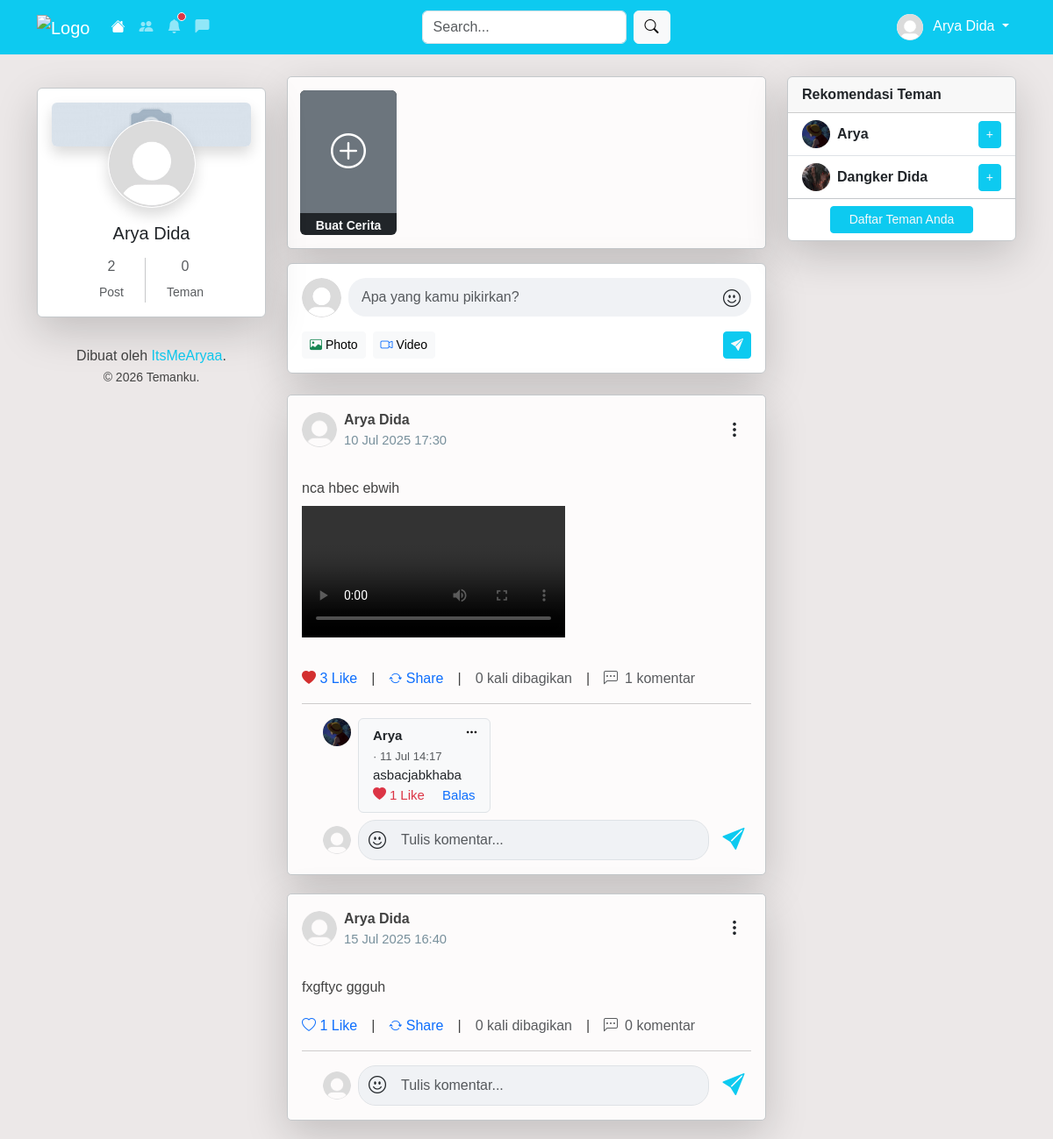
The page /public/index.php (signed in) on the database its author committed.
### tables this page shows
CREATE TABLE `posts` (
  `id` int NOT NULL,
  `user_id` int DEFAULT NULL,
  `content` text,
  `created_at` datetime DEFAULT CURRENT_TIMESTAMP,
  `updated_at` datetime DEFAULT CURRENT_TIMESTAMP ON UPDATE CURRENT_TIMESTAMP
);

CREATE TABLE `post_files` (
  `id` int NOT NULL,
  `post_id` int DEFAULT NULL,
  `file_path` varchar(255) DEFAULT NULL,
  `file_type` enum('image','video','audio') DEFAULT NULL
);

CREATE TABLE `comments` (
  `id` int NOT NULL,
  `post_id` int NOT NULL,
  `user_id` int NOT NULL,
  `content` text NOT NULL,
  `created_at` datetime DEFAULT CURRENT_TIMESTAMP,
  `parent_id` int DEFAULT NULL
);

CREATE TABLE `profiles` (
  `user_id` int NOT NULL,
  `name` varchar(100) DEFAULT NULL,
  `last_name` varchar(255) DEFAULT NULL,
  `bio` text,
  `photo` varchar(255) DEFAULT NULL,
  `cover_photo` varchar(255) DEFAULT NULL,
  `updated_at` datetime DEFAULT CURRENT_TIMESTAMP ON UPDATE CURRENT_TIMESTAMP
);

### public/index.php (the view, shortened to what the rows shown need)
<?php
require __DIR__ . '/../config/database.php';
$user_id = $_SESSION['user_id'] ?? $_SESSION['admin_id'];
$isAdmin = isset($_SESSION['admin_id']);
$stmt = mysqli_prepare($koneksi, "SELECT p.name, p.last_name, p.photo FROM profiles p WHERE p.user_id = ?");
mysqli_stmt_bind_param($stmt, "i", $user_id);
mysqli_stmt_execute($stmt);
$result = mysqli_stmt_get_result($stmt);
$profile = mysqli_fetch_assoc($result);
$profile['full_name'] = $profile['name'] . ' ' . $profile['last_name'];
function format_post_text($txt)
{
  $txt = preg_replace('/#([\w]+)/', '<a href="search.php?tag=$1" class="text-primary fw-semibold">#$1</a>', $txt);
  $txt = preg_replace('/@([\w]+)/', '<a href="profile.php?n=$1" class="text-info fw-semibold">@$1</a>', $txt);
  return nl2br($txt);
}
if ($isAdmin) {
  $stmt = mysqli_prepare(
    $koneksi,
    "SELECT posts.id, posts.user_id, posts.content, posts.created_at, ? AS name, ? AS photo,
      (SELECT COUNT(*) FROM likes WHERE post_id = posts.id) AS like_count,
      0 AS is_liked
    FROM posts
    WHERE posts.user_id = ?
    ORDER BY posts.created_at DESC"
  );
  mysqli_stmt_bind_param($stmt, "ssi", $profile['name'], $profile['photo'], $user_id);
} else {
  $stmt = mysqli_prepare(
    $koneksi,
    "SELECT posts.id, posts.user_id, posts.content, posts.created_at, p.name, p.photo,
      (SELECT COUNT(*) FROM likes WHERE post_id = posts.id) AS like_count,
      (SELECT COUNT(*) FROM likes WHERE post_id = posts.id AND user_id = ?) AS is_liked
    FROM posts
    JOIN users u ON posts.user_id = u.id
    JOIN profiles p ON u.id = p.user_id
    WHERE posts.user_id = ? OR posts.user_id IN (
      SELECT friend_id FROM friends WHERE user_id = ? AND status = 'accepted'
      UNION
      SELECT user_id FROM friends WHERE friend_id = ? AND status = 'accepted'
    )
    ORDER BY RAND() DESC"
  );
  mysqli_stmt_bind_param($stmt, "iiii", $user_id, $user_id, $user_id, $user_id);
  mysqli_stmt_execute($stmt);
  $result = mysqli_stmt_get_result($stmt);
}
$posts = [];
while ($row = mysqli_fetch_assoc($result)) {
  $posts[] = $row;
}
$post_ids = array_column($posts, 'id');
$post_files_by_post = [];
if (!empty($post_ids)) {
  $placeholders = implode(',', array_fill(0, count($post_ids), '?'));
  $types = str_repeat('i', count($post_ids));
  $query = "SELECT * FROM post_files WHERE post_id IN ($placeholders)";
  $stmt = mysqli_prepare($koneksi, $query);
  mysqli_stmt_bind_param($stmt, $types, ...$post_ids);
  mysqli_stmt_execute($stmt);
  $result = mysqli_stmt_get_result($stmt);
  while ($f = mysqli_fetch_assoc($result)) {
    $post_files_by_post[$f['post_id']][] = $f;
  }
}
$comments_by_post = [];
if (!empty($posts)) {
  $placeholders = implode(',', array_fill(0, count($post_ids), '?'));
  $types = str_repeat('i', count($post_ids) + 1);
  $query = "
    SELECT c.*, p.name, p.photo,
      (SELECT COUNT(*) FROM comment_likes WHERE comment_id = c.id) AS like_count,
      (SELECT COUNT(*) FROM comment_likes WHERE comment_id = c.id AND user_id = ?) AS is_liked
    FROM comments c
    JOIN users u ON c.user_id = u.id
    JOIN profiles p ON u.id = p.user_id
    WHERE c.post_id IN ($placeholders)
    ORDER BY c.created_at ASC";
  $stmt = mysqli_prepare($koneksi, $query);
  mysqli_stmt_bind_param($stmt, $types, $user_id, ...$post_ids);
  mysqli_stmt_execute($stmt);
  $result = mysqli_stmt_get_result($stmt);
  while ($c = mysqli_fetch_assoc($result)) {
    $comments_by_post[$c['post_id']][] = $c;
  }
}
?>
<!DOCTYPE html>
<html lang="id">
<head>
  <link href="assets/css/bootstrap.min.css" rel="stylesheet">
  <link href="assets/css/styleHome.css" rel="stylesheet">
  <link href="assets/icon/bootstrap-icons/font/bootstrap-icons.css" rel="stylesheet">
</head>
<body>
  <div class="container mt-4">
    <div class="row">
      <div class="col-lg-6 m">
          <?php
          require __DIR__ . '/../config/database.php';
          ?>
        <?php foreach ($posts as $post): ?>
          <div class="post-container timeline-card p-3 position-relative border border-secondary-subtle shadow-lg">
            <div class="d-flex align-items-center mb-1 justify-content-between">
              <div class="d-flex align-items-center">
                <img src="<?= htmlspecialchars($post['photo'] ?? 'assets/img/default_profile.png') ?>" class="post-photo me-2" alt="Foto Profil">
                <div>
                  <div class="fw-semibold d-flex align-items-center gap-2">
                    <a href="profile.php?user_id=<?= $post['user_id'] ?>" class="nav-link"><?= htmlspecialchars($post['name']) ?></a>
                  </div>
                  <div class="post-time"><?= date('d M Y H:i', strtotime($post['created_at'])) ?></div>
                </div>
              </div>
              <?php if (isset($_SESSION['user_id']) && $post['user_id'] == $_SESSION['user_id']): ?>
                <div class="dropdown">
                  <button class="btn btn-sm btn-link text-dark"
                    type="button"
                    id="dropdownMenu<?= $post['id'] ?>"
                    data-bs-toggle="dropdown"
                    aria-expanded="false">
                    <i class="bi bi-three-dots-vertical fs-5"></i>
                  </button>
                </div>
              <?php endif; ?>
            </div>
            <div class="mt-2 mb-2" style="white-space:pre-line;">
              <?= format_post_text($post['content']) ?>
            </div>
            <?php if (!empty($post_files_by_post[$post['id']])): ?>
              <div class="mb-2">
                <?php foreach ($post_files_by_post[$post['id']] as $file): ?>
                  <?php if ($file['file_type'] == 'image'): ?>
                    <img src="<?= htmlspecialchars($file['file_path']) ?>"
                      class="img-fluid rounded mb-2 post-image-thumb"
                      style="max-height:400px;object-fit:cover;"
                      data-bs-toggle="modal"
                      data-bs-target="#imageModal"
                      data-img="<?= htmlspecialchars($file['file_path']) ?>" />
                  <?php elseif ($file['file_type'] == 'video'): ?>
                    <video controls style="max-width:100%;max-height:400px;" class="mb-2">
                      <source src="<?= htmlspecialchars($file['file_path']) ?>">
                    </video>
                  <?php endif; ?>
                <?php endforeach; ?>
              </div>
            <?php endif; ?>
            <div class="d-flex gap-3 pt-1 mt-3 pb-0">
              <a href="#"
                class="like-btn link-cyan text-decoration-none<?= $post['is_liked'] ? ' liked' : '' ?>"
                data-post-id="<?= $post['id'] ?>">
                <?php if ($post['is_liked']): ?>
                  <i class="bi bi-heart-fill text-danger"></i>
                <?php else: ?>
                  <i class="bi bi-heart"></i>
                <?php endif; ?>
                <span class="like-count"><?= $post['like_count'] ?></span> Like
              </a>
              |
              <div class="dropdown">
                <a href="#" class="share-btn link-cyan text-decoration-none" data-bs-toggle="dropdown">
                  <i class="bi bi-arrow-repeat" style="font-size: 15px;"></i> Share
                </a>
              </div>
              |
              <?php
              $stmt = $koneksi->prepare("SELECT COUNT(*) as total FROM post_shares WHERE post_id = ?");
              $stmt->bind_param("i", $post['id']);
              $stmt->execute();
              $result = $stmt->get_result()->fetch_assoc();
              $total_shares = $result['total'];
              ?>
              <p class="text-muted mb-0">
                <span class="share-count"><?= $total_shares ?></span> kali dibagikan
              </p>
              |
              <?php
              $post_comments = $comments_by_post[$post['id']] ?? [];
              $total_comments = count($post_comments);
              ?>
              <p class="text-muted mb-0">
                <i class="bi bi-chat-left-dots me-2"></i><span class="comment-count"><?= $total_comments ?></span> komentar
              </p>
            </div>
            <hr>
            <div class="mt-2 ms-4 text-dark">
              <div class="comments-list" id="comments-list-<?= $post['id'] ?>">
                <?php
                $comments = $comments_by_post[$post['id']] ?? [];
                $main_comments = [];
                $replies_by_parent = [];
                foreach ($comments as $c) {
                  if (empty($c['parent_id'])) {
                    $main_comments[] = $c;
                  } else {
                    $replies_by_parent[$c['parent_id']][] = $c;
                  }
                }
                $total_comments = count($comments);
                foreach ($main_comments as $i => $comment):
                  $hidden = ($total_comments > 2 && $i < $total_comments - 2) ? 'd-none comment-hidden' : '';
                  $is_comment_owner = isset($_SESSION['user_id']) && $comment['user_id'] == $_SESSION['user_id'];
                  $is_post_owner = isset($_SESSION['user_id']) && $post['user_id'] == $_SESSION['user_id'];
                  $comment_like_count = $comment['like_count'] ?? 0;
                  $comment_is_liked = !empty($comment['is_liked']);
                ?>
                  <div class="d-flex align-items-start mb-2 <?= $hidden ?>" data-comment-id="<?= $comment['id'] ?>">
                    <img src="<?= htmlspecialchars($comment['photo'] ?? 'assets/img/default_profile.png') ?>"
                      class="rounded-circle me-2" width="32" height="32" style="object-fit:cover;" />
                    <div>
                      <div class="comment bg-light rounded px-3 py-2 position-relative border">
                        <a href="profile.php?user_id=<?= $comment['user_id'] ?>" class="nav-link text-dark">
                          <span class="fw-semibold"><?= htmlspecialchars($comment['name']) ?></span>
                        </a>
                        <span class="text-muted small">· <?= date('d M H:i', strtotime($comment['created_at'])) ?></span>
                        <div class="comment-content"><?= nl2br(htmlspecialchars($comment['content'])) ?></div>
                        <a href="#"
                          class="comment-like-btn d-inline-flex align-items-center text-decoration-none<?= $comment_is_liked ? ' text-danger' : ' text-primary' ?>"
                          data-comment-id="<?= $comment['id'] ?>">
                          <i class="bi <?= $comment_is_liked ? 'bi-heart-fill' : 'bi-heart' ?>"></i>
                          <span class="comment-like-count ms-1"><?= $comment_like_count ?></span>
                          <span class="ms-1">Like</span>
                        </a>
                        <a href="#" class="reply-link ms-3 text-decoration-none" data-comment-id="<?= $comment['id'] ?>">Balas</a>
                        <?php if ($is_comment_owner || $is_post_owner): ?>
                          <div class="dropdown position-absolute top-0 end-0 me-1">
                            <button class="btn btn-sm btn-light" type="button" data-bs-toggle="dropdown">
                              <i class="bi bi-three-dots"></i>
                            </button>
                          </div>
                        <?php endif; ?>
                      </div>
                    </div>
                  </div>
                <?php endforeach; ?>
              </div>
              <form class="comment-form d-flex align-items-center gap-2 mt-2 w-100" data-post-id="<?= $post['id'] ?>">
                <img src="<?= htmlspecialchars($profile['photo'] ?? 'assets/img/default_profile.png') ?>"
                  class="rounded-circle"
                  width="32" height="32"
                  style="object-fit:cover;">
                <div class="position-relative flex-grow-1">
                  <button type="button"
                    class="nav-link position-absolute top-50 start-0 translate-middle-y ms-2 emoji-btn"
                    style="z-index:2; border-radius: 50%; padding: 4px;"
                    title="Emoji">
                    <i class="bi bi-emoji-smile" style="font-size: 20px;"></i>
                  </button>
                  <textarea class="form-control ps-5 pe-2"
                    name="content"
                    placeholder="Tulis komentar..."
                    rows="1"
                    style="background-color: #f0f2f5; border-radius: 20px; padding: 10px 15px; resize: none; max-height: 60px;"
                    required></textarea>
                </div>
                <button type="submit"
                  class="nav-link text-info d-flex justify-content-center align-items-center"
                  style="width: 40px; height: 40px; border-radius: 50%;">
                  <i class="bi bi-send-fill" style="font-size: 25px;"></i>
                </button>
              </form>
            </div>
          </div>
        <?php endforeach; ?>
      </div>
      <?php
      $currentUserId = $_SESSION['user_id'] ?? null;
      $stmt = mysqli_prepare($koneksi, "
        SELECT users.id, profiles.name, profiles.last_name, profiles.photo,
              fr.status AS request_status
        FROM users
        JOIN profiles ON users.id = profiles.user_id
        LEFT JOIN friend_requests fr
          ON fr.from_user = ? AND fr.to_user = users.id AND fr.status = 'pending'
        WHERE users.id != ?
          AND users.id NOT IN (
              SELECT friend_id FROM friends WHERE user_id = ? AND status = 'accepted'
              UNION
              SELECT user_id FROM friends WHERE friend_id = ? AND status = 'accepted'
          )
        ORDER BY RAND() DESC LIMIT 5
      ");
      $stmt->bind_param("iiii", $currentUserId, $currentUserId, $currentUserId, $currentUserId);
      $stmt->execute();
      $result = $stmt->get_result();
      ?>
      <div class="col-lg-3 mb-4 d-none d-lg-block">
        <div class="card mb-3 border border-secondary-subtle shadow-lg">
          <ul class="list-group list-group-flush">
            <?php if ($result->num_rows > 0): ?>
              <?php while ($row = $result->fetch_assoc()): ?>
                <li class="list-group-item d-flex justify-content-between align-items-center">
                  <div class="d-flex align-items-center">
                    <img src="<?= htmlspecialchars($row['photo'] ?: 'assets/img/default_profile.png') ?>"
                      class="rounded-circle me-2" width="32" height="32" style="object-fit: cover;">
                    <a href="profile.php?user_id=<?= $row['id'] ?>"
                      class="nav-link text-dark"><strong><?= htmlspecialchars($row['name'] . ' ' . $row['last_name']) ?></strong></a>
                  </div>
                  <?php if ($row['request_status'] === 'pending'): ?>
                    <form method="POST" action="cancel_friend_request.php" class="m-0">
                      <input type="hidden" name="to_user" value="<?= $row['id'] ?>">
                      <button type="submit" class="btn btn-sm btn-danger">Batal</button>
                    </form>
                  <?php else: ?>
                    <form method="POST" action="add_friend_request.php" class="m-0">
                      <button type="submit" class="btn btn-sm btn-info text-light">+</button>
                    </form>
                  <?php endif; ?>
                </li>
              <?php endwhile; ?>
            <?php else: ?>
              <li class="list-group-item text-center text-muted">
                Tidak ada rekomendasi teman untuk Anda!
              </li>
            <?php endif; ?>
          </ul>
        </div>
      </div>
    </div>
  </div>
</body>
</html>

### rows shown on the page
posts: name "Arya Dida", created_at "10 Jul 2025 17:30", content "nca hbec ebwih", like_count "3", total_shares "0", id "1"
comments: name "Arya", created_at "11 Jul 14:17", content "asbacjabkhaba", comment_like_count "1"
posts: name "Arya Dida", created_at "15 Jul 2025 16:40", content "fxgftyc ggguh", like_count "1", total_shares "0", id "0"
profiles: photo (picture), name+last_name "Arya"
profiles: photo (picture), name+last_name "Dangker Dida"

### other values the page prints
$user['full_name'] "Arya Dida"
$userProfile['full_name'] "Arya Dida"
$total_posts "2"
$total_friends "0"
